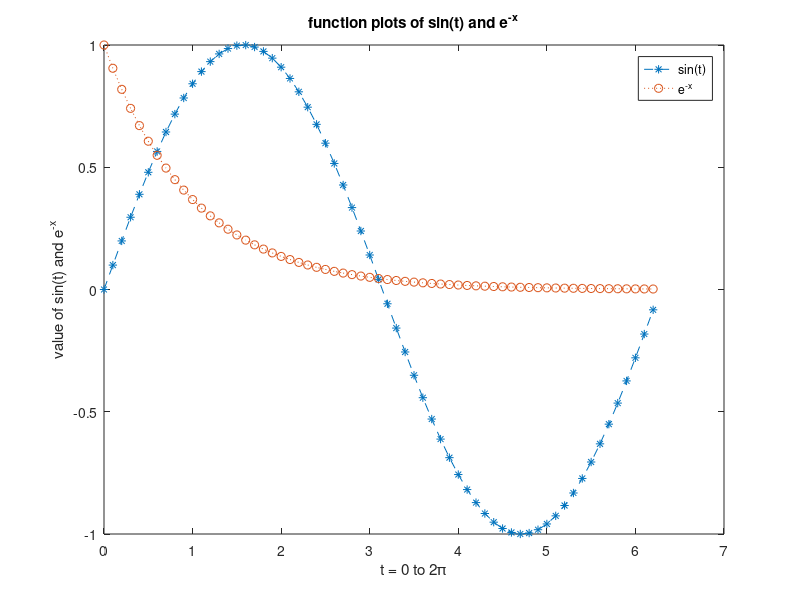

Source code (MATLAB):
x=0:0.1:2*pi;
y1=sin(x);
y2=exp(-x);
plot(x,y1,'--*',x,y2,':o');
xlabel('t = 0 to 2\pi');
ylabel('value of sin(t) and e^{-x}');
title('function plots of sin(t) and e^{-x}');
legend('sin(t)','e^{-x}');
